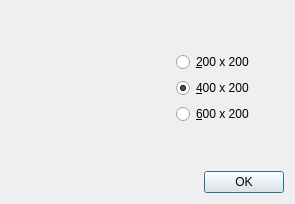
<?xml version="1.0" encoding="UTF-8"?>
<ui version="4.0">
 <class>MagnifierDialog</class>
 <widget class="QDialog" name="MagnifierDialog">
  <property name="geometry">
   <rect>
    <x>0</x>
    <y>0</y>
    <width>295</width>
    <height>204</height>
   </rect>
  </property>
  <property name="windowTitle">
   <string notr="true">Dialog</string>
  </property>
  <property name="windowFilePath">
   <string notr="true"/>
  </property>
  <layout class="QVBoxLayout" name="verticalLayout_2">
   <item>
    <layout class="QHBoxLayout" name="horizontalLayout">
     <item>
      <widget class="QLabel" name="label_2">
       <property name="maximumSize">
        <size>
         <width>130</width>
         <height>150</height>
        </size>
       </property>
       <property name="text">
        <string notr="true"/>
       </property>
       <property name="pixmap">
        <pixmap resource="../screencast.qrc">:/pictures/magnifier.png</pixmap>
       </property>
       <property name="scaledContents">
        <bool>true</bool>
       </property>
       <property name="wordWrap">
        <bool>false</bool>
       </property>
      </widget>
     </item>
     <item>
      <layout class="QVBoxLayout" name="verticalLayout">
       <property name="leftMargin">
        <number>30</number>
       </property>
       <property name="rightMargin">
        <number>30</number>
       </property>
       <item>
        <spacer name="verticalSpacer_2">
         <property name="orientation">
          <enum>Qt::Vertical</enum>
         </property>
         <property name="sizeHint" stdset="0">
          <size>
           <width>20</width>
           <height>40</height>
          </size>
         </property>
        </spacer>
       </item>
       <item>
        <widget class="QRadioButton" name="radioButton1">
         <property name="text">
          <string notr="true">&amp;200 x 200</string>
         </property>
        </widget>
       </item>
       <item>
        <widget class="QRadioButton" name="radioButton2">
         <property name="text">
          <string notr="true">&amp;400 x 200</string>
         </property>
         <property name="checked">
          <bool>true</bool>
         </property>
        </widget>
       </item>
       <item>
        <widget class="QRadioButton" name="radioButton3">
         <property name="text">
          <string notr="true">&amp;600 x 200</string>
         </property>
        </widget>
       </item>
       <item>
        <spacer name="verticalSpacer">
         <property name="orientation">
          <enum>Qt::Vertical</enum>
         </property>
         <property name="sizeHint" stdset="0">
          <size>
           <width>20</width>
           <height>40</height>
          </size>
         </property>
        </spacer>
       </item>
      </layout>
     </item>
    </layout>
   </item>
   <item>
    <widget class="QDialogButtonBox" name="buttonBox">
     <property name="standardButtons">
      <set>QDialogButtonBox::Ok</set>
     </property>
    </widget>
   </item>
  </layout>
 </widget>
 <resources>
  <include location="../screencast.qrc"/>
 </resources>
 <connections/>
</ui>
